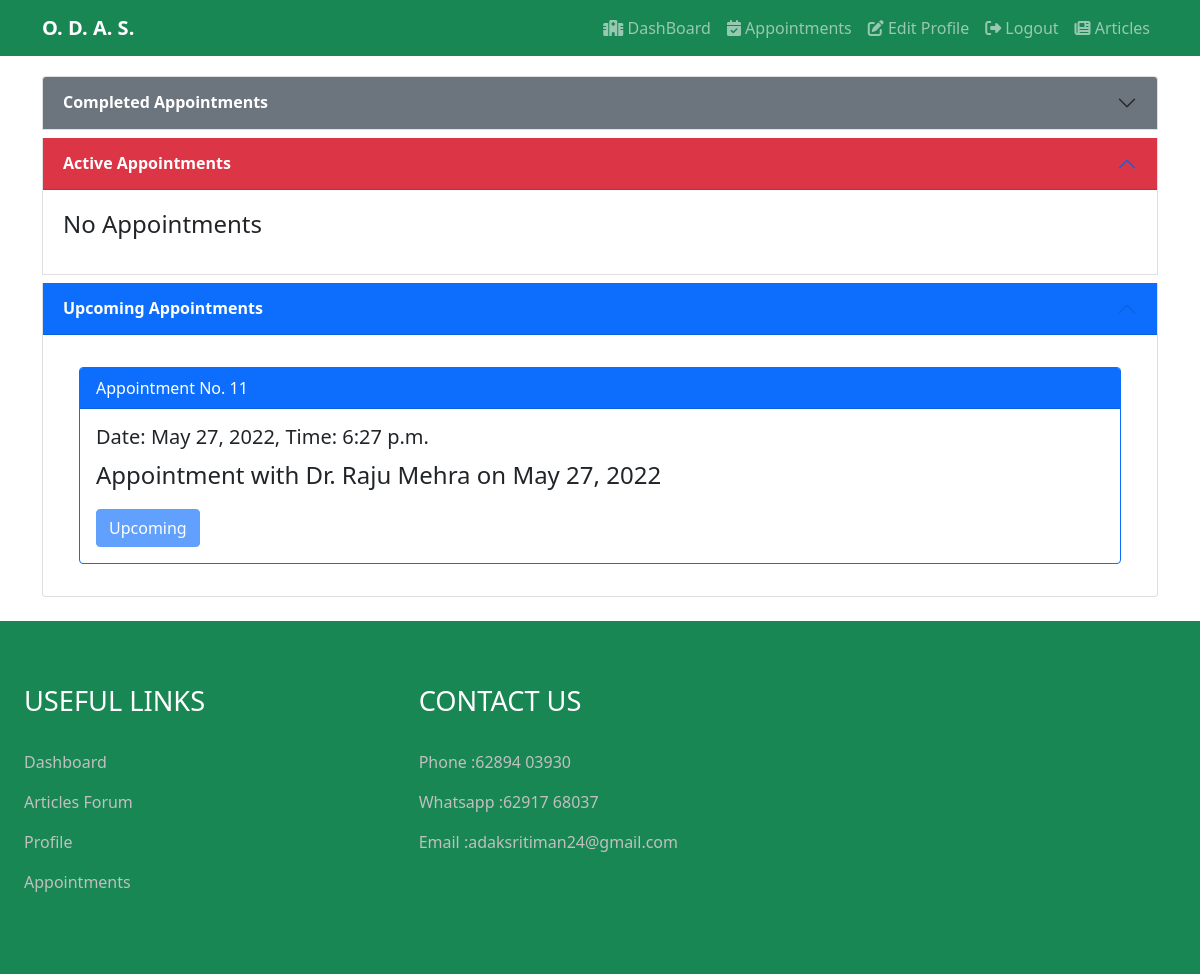
Screenshot of /appointments/patient/ (signed in) with the database file from the repository.
### mainapp/models.py (models this page shows)
class Appointment(models.Model):
    STATUS = [
        ("finished","finished"),
        ("upcomming","upcomming"),
        ("ongoing","ongoing"),
    ]
    patient = models.ForeignKey(Patient, on_delete=models.CASCADE)
    doctor = models.ForeignKey(Doctor, on_delete=models.CASCADE)
    date = models.DateField(null=True, blank=True)
    time = models.TimeField(null=True, blank=True)
    date_time_start = models.DateTimeField(null=True, blank=True)
    date_time_end = models.DateTimeField(null=True, blank=True)
    status = models.CharField(null = True, blank = True, max_length=20, choices=STATUS)
    prescription = models.FileField(upload_to='prescriptions/%Y/%m/%d', null=True, blank=True)

### mainapp/views.py (the view)
# urls.py: path('appointments/patient/',views.PatientAppointmentPage, name="p_app"),
def PatientAppointmentPage(request):
    currentTime =  timezone.make_aware(datetime.now())
    appointments = Appointment.objects.filter(patient = request.user)
    app_over = appointments.filter(Q(date_time_end__lt = currentTime))
    app_active = appointments.filter(Q(date_time_end__gte = currentTime) & Q(date_time_start__lte = currentTime))
    app_upcomming = appointments.filter(Q(date_time_start__gt = currentTime))
    context = {
        'app_over':app_over,
        'app_active': app_active,
        'app_upcomming': app_upcomming,
    }
    return render(request,"patient/patient-appointment.html",context= context)

### templates/patient/patient-appointment.html (shortened to what this page needs)
{% extends "patient/base.html" %}
{% block content %}
<div class="container mb-4">
  <div class="row mt-4">
    <div class="accordion" id="accordionPanelsStayOpenExample">
      <div class="accordion-item mb-2">
        <h2 class="accordion-header" id="panelsStayOpen-headingOne">
          <button class="accordion-button collapsed bg-secondary text-white" type="button" data-bs-toggle="collapse" data-bs-target="#panelsStayOpen-collapseOne" aria-expanded="false" aria-controls="panelsStayOpen-collapseOne">
            <b>Completed Appointments</b>
          </button>
        </h2>
      </div>
      <div class="accordion-item mb-2">
        <h2 class="accordion-header" id="panelsStayOpen-headingTwo">
          <button class="accordion-button bg-danger text-white" type="button" data-bs-toggle="collapse" data-bs-target="#panelsStayOpen-collapseTwo" aria-expanded="true" aria-controls="panelsStayOpen-collapseTwo">
            <b>Active Appointments</b>
          </button>
        </h2>
        <div id="panelsStayOpen-collapseTwo" class="accordion-collapse collapse show" aria-labelledby="panelsStayOpen-headingTwo">
          <div class="accordion-body" id="app-schedule-active">
            {% if app_active %}
            {% for appointment in app_active %}
                <div class="card m-3 border-danger">
                  <div class="card-header">
                    Appointment No. {{appointment.id}} <span class="text-danger m-4"><i class="bi bi-record-circle"></i><b> Active Now</b></span>
                  </div>
                  <div class="card-body">
                    <div class="row">
                      <div class="col-md-8">
                        <h5 class="card-title">Date: {{appointment.date}}, Time: {{appointment.time}}</h5>
                        <p class="card-text">Appointment with Dr. {{appointment.doctor.first_name}} {{appointment.doctor.last_name}} on {{appointment.date}}</p>
                        <a href="{% url 'main-chat-view' appointment.id %}" class="btn btn-success" target="_blank">Start Appointment</a>
                      </div>
                      <div class="col-md-4">
                        {% if appointment.prescription %}
                        <a href="{% url 'vp' appointment.id %}" target="_blank">View Prescription</a>
                        {% endif %}
                        <p><u><small>Email:</small> <b>{{appointment.doctor.email}}</b> </u></p>
                        <p><u><small>Contact no:</small> <b>{{appointment.doctor.contact}}</b></u></p>
                      </div>
                    </div>
                    </div>
                </div>
            {% endfor %}
            {% else %}
                <div><p>No Appointments</p></div>
            {% endif %}
          </div>
        </div>
      </div>
      <div class="accordion-item">
        <h2 class="accordion-header" id="panelsStayOpen-headingThree">
          <button class="accordion-button bg-primary text-white" type="button" data-bs-toggle="collapse" data-bs-target="#panelsStayOpen-collapseThree" aria-expanded="true" aria-controls="panelsStayOpen-collapseThree">
            <b>Upcoming Appointments</b>
          </button>
        </h2>
        <div id="panelsStayOpen-collapseThree" class="accordion-collapse collapse show" aria-labelledby="panelsStayOpen-headingThree">
          <div class="accordion-body" id="app-schedule-upcomming">
            {% if app_upcomming %}
            {% for appointment in app_upcomming %}
                <div class="card m-3 border-primary">
                  <div class="card-header bg-primary text-white">
                    Appointment No. {{appointment.id}}
                  </div>
                  <div class="card-body">
                    <h5 class="card-title">Date: {{appointment.date}}, Time: {{appointment.time}}</h5>
                    <p class="card-text">Appointment with Dr. {{appointment.doctor.first_name}} {{appointment.doctor.last_name}} on {{appointment.date}}</p>
                    <a href="{% url 'main-chat-view' appointment.id %}" class="btn btn-primary disabled" target="_blank">Upcoming</a>
                  </div>
                </div>
            {% endfor %}
            {% else %}
                <div><p>No Appointments</p></div>
            {% endif %}
          </div>
        </div>
      </div>
    </div>
  </div>
</div>
{% endblock %}

### static/patient/css/index.css (style rules this page uses)
* { margin: 0; padding: 0; }
body { padding-top: 52px; display: flex; flex-direction: column; height: 100vh; }
p { font-size: 3vh; }
a { text-decoration: none; }

### rows the page displays
Appointment: id "11", date "May 27, 2022", time "6:27 p.m.", doctor.first_name "Raju", doctor.last_name "Mehra"
